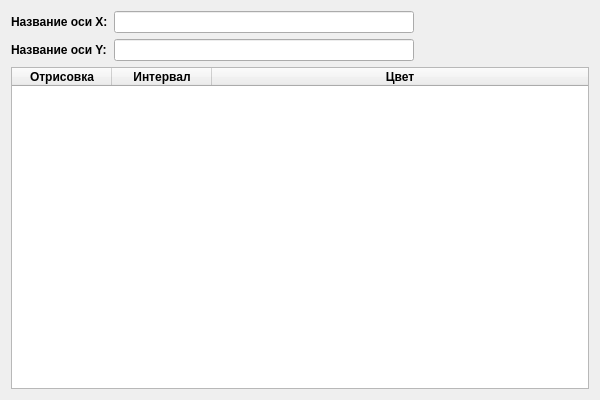
<?xml version="1.0" encoding="UTF-8"?>
<ui version="4.0">
 <class>HistogramSettingsWidget</class>
 <widget class="QWidget" name="HistogramSettingsWidget">
  <property name="geometry">
   <rect>
    <x>0</x>
    <y>0</y>
    <width>600</width>
    <height>400</height>
   </rect>
  </property>
  <layout class="QVBoxLayout" name="verticalLayout">
   <item>
    <layout class="QFormLayout" name="formLayout">
     <item row="0" column="0">
      <widget class="QLabel" name="label_xAxis">
       <property name="font">
        <font>
         <bold>true</bold>
        </font>
       </property>
       <property name="text">
        <string>Название оси X:</string>
       </property>
      </widget>
     </item>
     <item row="0" column="1">
      <widget class="QLineEdit" name="lineEdit_xAxisLabel">
       <property name="maximumSize">
        <size>
         <width>300</width>
         <height>16777215</height>
        </size>
       </property>
      </widget>
     </item>
     <item row="1" column="0">
      <widget class="QLabel" name="label_yAxis">
       <property name="font">
        <font>
         <bold>true</bold>
        </font>
       </property>
       <property name="text">
        <string>Название оси Y:</string>
       </property>
      </widget>
     </item>
     <item row="1" column="1">
      <widget class="QLineEdit" name="lineEdit_yAxisLabel">
       <property name="maximumSize">
        <size>
         <width>300</width>
         <height>16777215</height>
        </size>
       </property>
      </widget>
     </item>
    </layout>
   </item>
   <item>
    <widget class="QTableWidget" name="settingsTable">
     <property name="columnCount">
      <number>3</number>
     </property>
     <attribute name="horizontalHeaderStretchLastSection">
      <bool>true</bool>
     </attribute>
     <attribute name="verticalHeaderVisible">
      <bool>true</bool>
     </attribute>
     <column>
      <property name="text">
       <string>Отрисовка</string>
      </property>
      <property name="font">
       <font>
        <bold>true</bold>
       </font>
      </property>
     </column>
     <column>
      <property name="text">
       <string>Интервал</string>
      </property>
      <property name="font">
       <font>
        <bold>true</bold>
       </font>
      </property>
     </column>
     <column>
      <property name="text">
       <string>Цвет</string>
      </property>
      <property name="font">
       <font>
        <bold>true</bold>
       </font>
      </property>
     </column>
    </widget>
   </item>
  </layout>
 </widget>
 <resources/>
 <connections/>
</ui>
